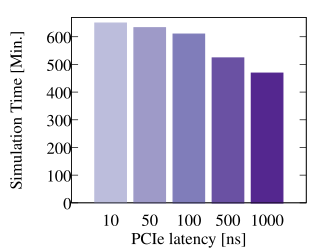

This chart was generated by the following gnuplot code:
load "common_twothirds.gnuplot"

set boxwidth 0.4
set style fill solid

set style line 1 \
    linecolor rgb '#bcbddc' \
    linetype 1 linewidth 2 \
    pointtype 7 pointsize 1.5
set style line 2 \
    linecolor rgb '#9e9ac8' \
    linetype 1 linewidth 2 \
    pointtype 7 pointsize 1.5
set style line 3 \
    linecolor rgb '#807dba' \
    linetype 1 linewidth 2 \
    pointtype 13 pointsize 1.3   
set style line 4 \
    linecolor rgb '#6a51a3' \
    linetype 1 linewidth 2 \
    pointtype 13 pointsize 1.3  
set style line 5 \
    linecolor rgb '#54278f' \
    linetype 1 linewidth 2 \
    pointtype 13 pointsize 1.3  

set ylabel "Simulation Time [Min.]"
set yrange [0:670]
set xlabel "PCIe latency [ns]"
set xrange [-0.5:2.5]
unset xtics
set xtics nomirror
set xtics ("10" 0, "50" 0.5, "100" 1, "500" 1.5, "1000" 2)
unset key
plot \
'pci-latency.dat' every 6::0 using (0):2 with boxes ls 1,\
'pci-latency.dat' every 6::1 using (0.5):2 with boxes ls 2,\
'pci-latency.dat' every 6::2 using (1):2 with boxes ls 3,\
'pci-latency.dat' every 6::3 using (1.5):2 with boxes ls 4,\
'pci-latency.dat' every 6::4 using (2):2 with boxes ls 5
